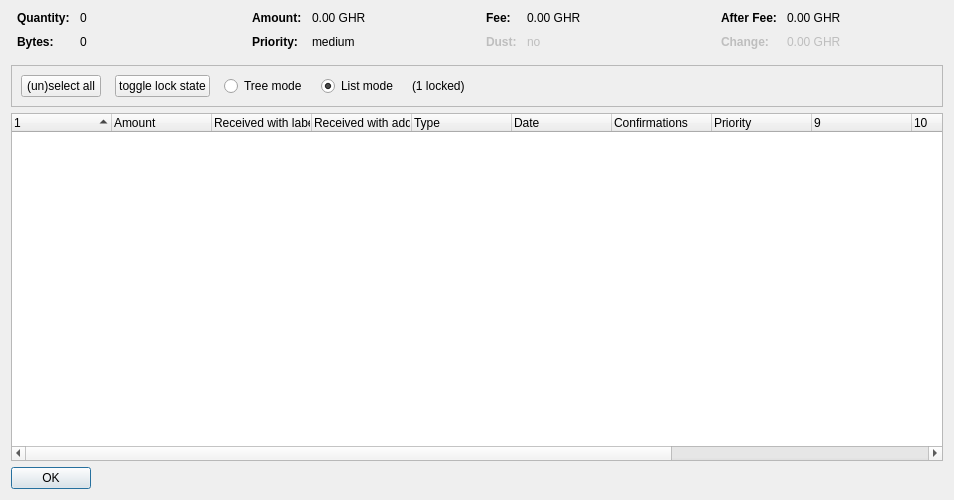
<?xml version="1.0" encoding="UTF-8"?>
<ui version="4.0">
 <class>CoinControlDialog</class>
 <widget class="QDialog" name="CoinControlDialog">
  <property name="geometry">
   <rect>
    <x>0</x>
    <y>0</y>
    <width>954</width>
    <height>500</height>
   </rect>
  </property>
  <property name="windowTitle">
   <string>Coin Selection</string>
  </property>
  <layout class="QVBoxLayout" name="verticalLayout">
   <item>
    <layout class="QHBoxLayout" name="horizontalLayoutTop" stretch="0,0,0,0">
     <property name="topMargin">
      <number>0</number>
     </property>
     <property name="bottomMargin">
      <number>10</number>
     </property>
     <item>
      <layout class="QFormLayout" name="formLayoutCoinControl1">
       <property name="horizontalSpacing">
        <number>10</number>
       </property>
       <property name="verticalSpacing">
        <number>10</number>
       </property>
       <property name="leftMargin">
        <number>6</number>
       </property>
       <property name="rightMargin">
        <number>6</number>
       </property>
       <item row="0" column="0">
        <widget class="QLabel" name="labelCoinControlQuantityText">
         <property name="font">
          <font>
           <weight>75</weight>
           <bold>true</bold>
          </font>
         </property>
         <property name="text">
          <string>Quantity:</string>
         </property>
        </widget>
       </item>
       <item row="0" column="1">
        <widget class="QLabel" name="labelCoinControlQuantity">
         <property name="cursor">
          <cursorShape>IBeamCursor</cursorShape>
         </property>
         <property name="contextMenuPolicy">
          <enum>Qt::ActionsContextMenu</enum>
         </property>
         <property name="text">
          <string notr="true">0</string>
         </property>
         <property name="textInteractionFlags">
          <set>Qt::LinksAccessibleByMouse|Qt::TextSelectableByKeyboard|Qt::TextSelectableByMouse</set>
         </property>
        </widget>
       </item>
       <item row="1" column="0">
        <widget class="QLabel" name="labelCoinControlBytesText">
         <property name="font">
          <font>
           <weight>75</weight>
           <bold>true</bold>
          </font>
         </property>
         <property name="text">
          <string>Bytes:</string>
         </property>
        </widget>
       </item>
       <item row="1" column="1">
        <widget class="QLabel" name="labelCoinControlBytes">
         <property name="cursor">
          <cursorShape>IBeamCursor</cursorShape>
         </property>
         <property name="contextMenuPolicy">
          <enum>Qt::ActionsContextMenu</enum>
         </property>
         <property name="text">
          <string notr="true">0</string>
         </property>
         <property name="textInteractionFlags">
          <set>Qt::LinksAccessibleByMouse|Qt::TextSelectableByKeyboard|Qt::TextSelectableByMouse</set>
         </property>
        </widget>
       </item>
      </layout>
     </item>
     <item>
      <layout class="QFormLayout" name="formLayoutCoinControl2">
       <property name="horizontalSpacing">
        <number>10</number>
       </property>
       <property name="verticalSpacing">
        <number>10</number>
       </property>
       <property name="leftMargin">
        <number>6</number>
       </property>
       <property name="rightMargin">
        <number>6</number>
       </property>
       <item row="0" column="0">
        <widget class="QLabel" name="labelCoinControlAmountText">
         <property name="font">
          <font>
           <weight>75</weight>
           <bold>true</bold>
          </font>
         </property>
         <property name="text">
          <string>Amount:</string>
         </property>
        </widget>
       </item>
       <item row="0" column="1">
        <widget class="QLabel" name="labelCoinControlAmount">
         <property name="cursor">
          <cursorShape>IBeamCursor</cursorShape>
         </property>
         <property name="contextMenuPolicy">
          <enum>Qt::ActionsContextMenu</enum>
         </property>
         <property name="text">
          <string notr="true">0.00 GHR</string>
         </property>
         <property name="textInteractionFlags">
          <set>Qt::LinksAccessibleByMouse|Qt::TextSelectableByKeyboard|Qt::TextSelectableByMouse</set>
         </property>
        </widget>
       </item>
       <item row="1" column="0">
        <widget class="QLabel" name="labelCoinControlPriorityText">
         <property name="font">
          <font>
           <weight>75</weight>
           <bold>true</bold>
          </font>
         </property>
         <property name="text">
          <string>Priority:</string>
         </property>
        </widget>
       </item>
       <item row="1" column="1">
        <widget class="QLabel" name="labelCoinControlPriority">
         <property name="cursor">
          <cursorShape>IBeamCursor</cursorShape>
         </property>
         <property name="contextMenuPolicy">
          <enum>Qt::ActionsContextMenu</enum>
         </property>
         <property name="text">
          <string>medium</string>
         </property>
         <property name="textInteractionFlags">
          <set>Qt::LinksAccessibleByMouse|Qt::TextSelectableByKeyboard|Qt::TextSelectableByMouse</set>
         </property>
        </widget>
       </item>
      </layout>
     </item>
     <item>
      <layout class="QFormLayout" name="formLayoutCoinControl3">
       <property name="horizontalSpacing">
        <number>10</number>
       </property>
       <property name="verticalSpacing">
        <number>10</number>
       </property>
       <property name="leftMargin">
        <number>6</number>
       </property>
       <property name="rightMargin">
        <number>6</number>
       </property>
       <item row="0" column="0">
        <widget class="QLabel" name="labelCoinControlFeeText">
         <property name="font">
          <font>
           <weight>75</weight>
           <bold>true</bold>
          </font>
         </property>
         <property name="text">
          <string>Fee:</string>
         </property>
        </widget>
       </item>
       <item row="0" column="1">
        <widget class="QLabel" name="labelCoinControlFee">
         <property name="cursor">
          <cursorShape>IBeamCursor</cursorShape>
         </property>
         <property name="contextMenuPolicy">
          <enum>Qt::ActionsContextMenu</enum>
         </property>
         <property name="text">
          <string notr="true">0.00 GHR</string>
         </property>
         <property name="textInteractionFlags">
          <set>Qt::LinksAccessibleByMouse|Qt::TextSelectableByKeyboard|Qt::TextSelectableByMouse</set>
         </property>
        </widget>
       </item>
       <item row="1" column="0">
        <widget class="QLabel" name="labelCoinControlLowOutputText">
         <property name="enabled">
          <bool>false</bool>
         </property>
         <property name="font">
          <font>
           <weight>75</weight>
           <bold>true</bold>
          </font>
         </property>
         <property name="text">
          <string>Dust:</string>
         </property>
        </widget>
       </item>
       <item row="1" column="1">
        <widget class="QLabel" name="labelCoinControlLowOutput">
         <property name="enabled">
          <bool>false</bool>
         </property>
         <property name="cursor">
          <cursorShape>IBeamCursor</cursorShape>
         </property>
         <property name="contextMenuPolicy">
          <enum>Qt::ActionsContextMenu</enum>
         </property>
         <property name="text">
          <string>no</string>
         </property>
         <property name="textInteractionFlags">
          <set>Qt::LinksAccessibleByMouse|Qt::TextSelectableByKeyboard|Qt::TextSelectableByMouse</set>
         </property>
        </widget>
       </item>
      </layout>
     </item>
     <item>
      <layout class="QFormLayout" name="formLayoutCoinControl4">
       <property name="horizontalSpacing">
        <number>10</number>
       </property>
       <property name="verticalSpacing">
        <number>10</number>
       </property>
       <property name="leftMargin">
        <number>6</number>
       </property>
       <property name="rightMargin">
        <number>6</number>
       </property>
       <item row="0" column="0">
        <widget class="QLabel" name="labelCoinControlAfterFeeText">
         <property name="font">
          <font>
           <weight>75</weight>
           <bold>true</bold>
          </font>
         </property>
         <property name="text">
          <string>After Fee:</string>
         </property>
        </widget>
       </item>
       <item row="0" column="1">
        <widget class="QLabel" name="labelCoinControlAfterFee">
         <property name="cursor">
          <cursorShape>IBeamCursor</cursorShape>
         </property>
         <property name="contextMenuPolicy">
          <enum>Qt::ActionsContextMenu</enum>
         </property>
         <property name="text">
          <string notr="true">0.00 GHR</string>
         </property>
         <property name="textInteractionFlags">
          <set>Qt::LinksAccessibleByMouse|Qt::TextSelectableByKeyboard|Qt::TextSelectableByMouse</set>
         </property>
        </widget>
       </item>
       <item row="1" column="0">
        <widget class="QLabel" name="labelCoinControlChangeText">
         <property name="enabled">
          <bool>false</bool>
         </property>
         <property name="font">
          <font>
           <weight>75</weight>
           <bold>true</bold>
          </font>
         </property>
         <property name="text">
          <string>Change:</string>
         </property>
        </widget>
       </item>
       <item row="1" column="1">
        <widget class="QLabel" name="labelCoinControlChange">
         <property name="enabled">
          <bool>false</bool>
         </property>
         <property name="cursor">
          <cursorShape>IBeamCursor</cursorShape>
         </property>
         <property name="contextMenuPolicy">
          <enum>Qt::ActionsContextMenu</enum>
         </property>
         <property name="text">
          <string notr="true">0.00 GHR</string>
         </property>
         <property name="textInteractionFlags">
          <set>Qt::LinksAccessibleByMouse|Qt::TextSelectableByKeyboard|Qt::TextSelectableByMouse</set>
         </property>
        </widget>
       </item>
      </layout>
     </item>
    </layout>
   </item>
   <item>
    <widget class="QFrame" name="frame">
     <property name="minimumSize">
      <size>
       <width>0</width>
       <height>40</height>
      </size>
     </property>
     <property name="frameShape">
      <enum>QFrame::StyledPanel</enum>
     </property>
     <property name="frameShadow">
      <enum>QFrame::Sunken</enum>
     </property>
     <layout class="QHBoxLayout" name="horizontalLayout">
      <item>
       <layout class="QHBoxLayout" name="horizontalLayoutPanel" stretch="0,0,0,0,0,0">
        <property name="spacing">
         <number>14</number>
        </property>
        <item>
         <widget class="QPushButton" name="pushButtonSelectAll">
          <property name="sizePolicy">
           <sizepolicy hsizetype="Maximum" vsizetype="Fixed">
            <horstretch>0</horstretch>
            <verstretch>0</verstretch>
           </sizepolicy>
          </property>
          <property name="text">
           <string>(un)select all</string>
          </property>
          <property name="autoDefault">
           <bool>false</bool>
          </property>
         </widget>
        </item>
        <item>
         <widget class="QPushButton" name="pushButtonToggleLock">
          <property name="sizePolicy">
           <sizepolicy hsizetype="Maximum" vsizetype="Fixed">
            <horstretch>0</horstretch>
            <verstretch>0</verstretch>
           </sizepolicy>
          </property>
          <property name="text">
           <string>toggle lock state</string>
          </property>
          <property name="autoDefault">
           <bool>false</bool>
          </property>
         </widget>
        </item>
        <item>
         <widget class="QRadioButton" name="radioTreeMode">
          <property name="sizePolicy">
           <sizepolicy hsizetype="Maximum" vsizetype="Fixed">
            <horstretch>0</horstretch>
            <verstretch>0</verstretch>
           </sizepolicy>
          </property>
          <property name="text">
           <string>Tree mode</string>
          </property>
         </widget>
        </item>
        <item>
         <widget class="QRadioButton" name="radioListMode">
          <property name="sizePolicy">
           <sizepolicy hsizetype="Maximum" vsizetype="Fixed">
            <horstretch>0</horstretch>
            <verstretch>0</verstretch>
           </sizepolicy>
          </property>
          <property name="text">
           <string>List mode</string>
          </property>
          <property name="checked">
           <bool>true</bool>
          </property>
         </widget>
        </item>
        <item>
         <widget class="QLabel" name="labelLocked">
          <property name="text">
           <string>(1 locked)</string>
          </property>
         </widget>
        </item>
        <item>
         <spacer name="horizontalSpacer">
          <property name="orientation">
           <enum>Qt::Horizontal</enum>
          </property>
          <property name="sizeHint" stdset="0">
           <size>
            <width>40</width>
            <height>20</height>
           </size>
          </property>
         </spacer>
        </item>
       </layout>
      </item>
     </layout>
    </widget>
   </item>
   <item>
    <widget class="CoinControlTreeWidget" name="treeWidget">
     <property name="contextMenuPolicy">
      <enum>Qt::CustomContextMenu</enum>
     </property>
     <property name="sortingEnabled">
      <bool>false</bool>
     </property>
     <property name="columnCount">
      <number>13</number>
     </property>
     <attribute name="headerShowSortIndicator" stdset="0">
      <bool>true</bool>
     </attribute>
     <attribute name="headerStretchLastSection">
      <bool>false</bool>
     </attribute>
     <column>
      <property name="text">
       <string/>
      </property>
     </column>
     <column>
      <property name="text">
       <string>Amount</string>
      </property>
     </column>
     <column>
      <property name="text">
       <string>Received with label</string>
      </property>
     </column>
     <column>
      <property name="text">
       <string>Received with address</string>
      </property>
     </column>
     <column>
      <property name="text">
       <string>Type</string>
      </property>
     </column>
     <column>
      <property name="text">
       <string>Date</string>
      </property>
     </column>
     <column>
      <property name="text">
       <string>Confirmations</string>
      </property>
      <property name="toolTip">
       <string>Confirmed</string>
      </property>
     </column>
     <column>
      <property name="text">
       <string>Priority</string>
      </property>
     </column>
     <column>
      <property name="text">
       <string/>
      </property>
     </column>
     <column>
      <property name="text">
       <string/>
      </property>
     </column>
     <column>
      <property name="text">
       <string/>
      </property>
     </column>
     <column>
      <property name="text">
       <string/>
      </property>
     </column>
     <column>
      <property name="text">
       <string/>
      </property>
     </column>
    </widget>
   </item>
   <item>
    <widget class="QDialogButtonBox" name="buttonBox">
     <property name="sizePolicy">
      <sizepolicy hsizetype="Maximum" vsizetype="Fixed">
       <horstretch>0</horstretch>
       <verstretch>0</verstretch>
      </sizepolicy>
     </property>
     <property name="orientation">
      <enum>Qt::Horizontal</enum>
     </property>
     <property name="standardButtons">
      <set>QDialogButtonBox::Ok</set>
     </property>
    </widget>
   </item>
  </layout>
 </widget>
 <customwidgets>
  <customwidget>
   <class>CoinControlTreeWidget</class>
   <extends>QTreeWidget</extends>
   <header>coincontroltreewidget.h</header>
  </customwidget>
 </customwidgets>
 <resources/>
 <connections/>
</ui>
